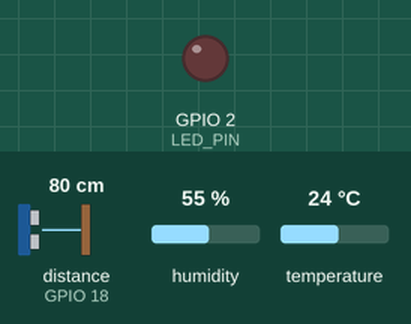
A sketch run on a simulated ESP32. On the bench: output pins drawn as LEDs (lit = HIGH). Wiring (from diagram.json): ultrasonic range finder: trigger GPIO 5; echo GPIO 18. Inputs (shaded band) come from the test bench; at power-on: distance to the obstacle (sensor on GPIO 18) 80 cm, humidity 55 %, temperature 24 °C. The echo pulse lasts 58.3 µs per cm; WiFi joins after 1.5 s; servers stay silent unless stated; the local clock reads 2024-03-15 10:24:30 at power-on unless the sketch sets it; random numbers use the default seed unless the sketch sets one; no MQTT or app messages arrive unless stated; pins used as bus, display or sensor lines are not drawn; what the sketch prints to the serial monitor is not drawn.

Above: at 3.7 s.
At 5.08 s:
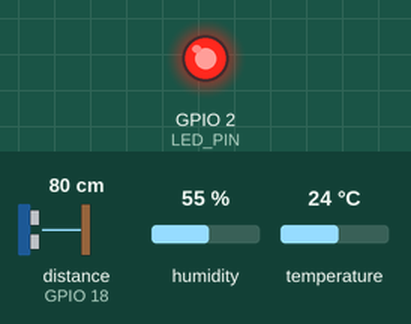
Timing chart, 0 to 9.1 s (numbered marks = the images above):
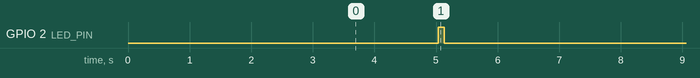

Measured:
- by itself, GPIO 2 (LED_PIN): alternates HIGH for 0.10 s and LOW for 4.9 s

The sketch:

esp32_wokwi.ino
```cpp
#include <WiFi.h>
#include <PubSubClient.h>
#include <DHTesp.h>
#include <time.h>

#define DHT_PIN   15
#define TRIG_PIN  5
#define ECHO_PIN  18
#define LED_PIN   2

const char* WIFI_SSID     = "Wokwi-GUEST";
const char* WIFI_PASSWORD = "";

const char* MQTT_SERVER   = "broker.hivemq.com";
const int   MQTT_PORT     = 1883;
const char* DEVICE_ID     = "ESP32-B24DCVN086";
const char* MQTT_TOPIC    = "lab2_B24DCVN086/esp32/telemetry";

const unsigned long PUBLISH_INTERVAL = 5000;

WiFiClient espClient;
PubSubClient mqttClient(espClient);
DHTesp dht;

unsigned long lastPublish = 0;
unsigned long sequenceNumber = 0;

const char* ntpServer = "pool.ntp.org";
const long  gmtOffset_sec = 7 * 3600;
const int   daylightOffset_sec = 0;

void connectWiFi() {
  Serial.println("\n[WIFI] Connecting to WiFi...");
  WiFi.mode(WIFI_STA);
  WiFi.begin(WIFI_SSID, WIFI_PASSWORD, 6);

  int attempts = 0;
  while (WiFi.status() != WL_CONNECTED && attempts < 20) {
    delay(500);
    Serial.print(".");
    attempts++;
  }

  if (WiFi.status() == WL_CONNECTED) {
    Serial.println("\n[WIFI] Connected!");
    Serial.print("[WIFI] IP: ");
    Serial.println(WiFi.localIP());
    configTime(gmtOffset_sec, daylightOffset_sec, ntpServer);
  } else {
    Serial.println("\n[WIFI] Connection failed. Retrying...");
  }
}

void connectMQTT() {
  while (!mqttClient.connected()) {
    String clientId = "ESP32-WOKWI-B24DCVN086-" + String(random(0xffff), HEX);
    Serial.print("[MQTT] Connecting to broker with Client ID: ");
    Serial.println(clientId);

    if (mqttClient.connect(clientId.c_str())) {
      Serial.println("[MQTT] Connected to HiveMQ Broker!");
    } else {
      Serial.print("[MQTT] Failed, state = ");
      Serial.println(mqttClient.state());
      delay(2000);
    }
  }
}

float readDistance() {
  digitalWrite(TRIG_PIN, LOW);
  delayMicroseconds(2);

  digitalWrite(TRIG_PIN, HIGH);
  delayMicroseconds(10);
  digitalWrite(TRIG_PIN, LOW);

  unsigned long duration = pulseIn(ECHO_PIN, HIGH, 30000);
  if (duration == 0) {
    return -1.0;
  }
  return duration * 0.0343 / 2.0;
}

unsigned long getEpochTime() {
  time_t now;
  struct tm timeinfo;
  if (!getLocalTime(&timeinfo)) {
    return millis() / 1000;
  }
  time(&now);
  return (unsigned long)now;
}

void setup() {
  Serial.begin(115200);
  delay(1000);

  pinMode(TRIG_PIN, OUTPUT);
  pinMode(ECHO_PIN, INPUT);
  pinMode(LED_PIN, OUTPUT);
  digitalWrite(LED_PIN, LOW);

  dht.setup(DHT_PIN, DHTesp::DHT22);

  connectWiFi();

  mqttClient.setServer(MQTT_SERVER, MQTT_PORT);
  mqttClient.setBufferSize(512);

  connectMQTT();
}

void loop() {
  if (WiFi.status() != WL_CONNECTED) {
    connectWiFi();
  }

  if (!mqttClient.connected()) {
    connectMQTT();
  }

  mqttClient.loop();

  unsigned long currentMillis = millis();
  if (currentMillis - lastPublish < PUBLISH_INTERVAL) {
    return;
  }
  lastPublish = currentMillis;

  TempAndHumidity data = dht.getTempAndHumidity();
  float temperature = data.temperature;
  float humidity    = data.humidity;
  float distance    = readDistance();

  bool sensorError = false;

  if (isnan(temperature) || isnan(humidity)) {
    sensorError = true;
  }
  if (!isnan(temperature) && (temperature < -40.0 || temperature > 80.0)) {
    sensorError = true;
  }
  if (!isnan(humidity) && (humidity < 0.0 || humidity > 100.0)) {
    sensorError = true;
  }
  if (distance < 2.0 || distance > 400.0) {
    sensorError = true;
  }

  if (sensorError) {
    Serial.println("[ERROR] Invalid sensor readings. Skipped publish.");
    return;
  }

  sequenceNumber++;
  unsigned long uptime = millis() / 1000;
  int rssi = WiFi.RSSI();
  unsigned long timestamp = getEpochTime();

  char payload[350];
  snprintf(
    payload,
    sizeof(payload),
    "{"
      "\"device_id\":\"%s\","
      "\"sequence\":%lu,"
      "\"uptime_s\":%lu,"
      "\"timestamp\":%lu,"
      "\"rssi\":%d,"
      "\"temperature\":%.2f,"
      "\"humidity\":%.2f,"
      "\"distance_cm\":%.2f"
    "}",
    DEVICE_ID,
    sequenceNumber,
    uptime,
    timestamp,
    rssi,
    temperature,
    humidity,
    distance
  );

  Serial.println("\n------------------------------------------");
  Serial.print("Sequence: #"); Serial.println(sequenceNumber);
  Serial.print("Temp: "); Serial.print(temperature); Serial.println(" C");
  Serial.print("Hum:  "); Serial.print(humidity); Serial.println(" %");
  Serial.print("Dist: "); Serial.print(distance); Serial.println(" cm");
  Serial.print("Payload: "); Serial.println(payload);

  bool published = mqttClient.publish(MQTT_TOPIC, payload);
  if (published) {
    Serial.println("[MQTT] Publish Success");
    digitalWrite(LED_PIN, HIGH);
    delay(100);
    digitalWrite(LED_PIN, LOW);
  } else {
    Serial.println("[MQTT] Publish Failed");
  }
}
```
